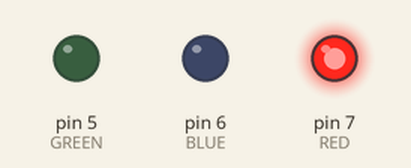
Recording of a sketch running on a simulated Arduino Uno, built with avr-gcc and run on an emulated ATmega328P. Shown: output pins drawn as LEDs (lit = HIGH).

Above: at 0.5 s.
At 1.5 s:
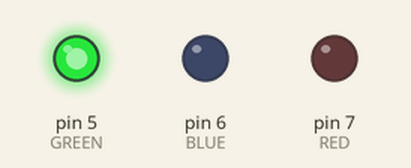
At 5.5 s:
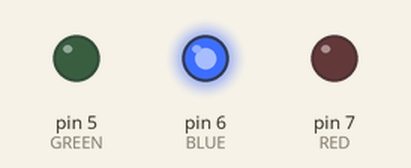
Timing chart, 0 to 6.9 s (numbered marks = the images above):
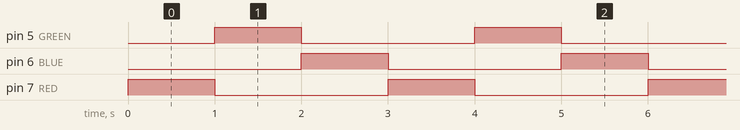

Measured:
- by itself, pin 5 (GREEN), pin 6 (BLUE), pin 7 (RED): alternates HIGH for 1.0 s and LOW for 2.0 s
- by itself, everything shown: repeats every 3.0 s, in 4 steps

The sketch:

blink_modified.ino
```cpp
// defining the three output pins
#define RED    7
#define BLUE    6
#define GREEN    5

void setup() {
  // setting those three pins as outputs
  pinMode(RED, OUTPUT);
  pinMode(BLUE, OUTPUT);
  pinMode(GREEN, OUTPUT);
}

// the loop function runs over and over again forever
void loop() {
  digitalWrite(RED, HIGH);
  delay(1000);
  digitalWrite(RED, LOW);
  digitalWrite(GREEN, HIGH);
  delay(1000);
  digitalWrite(GREEN, LOW);
  digitalWrite(BLUE, HIGH);
  delay(1000);
  digitalWrite(BLUE, LOW);

}
```
